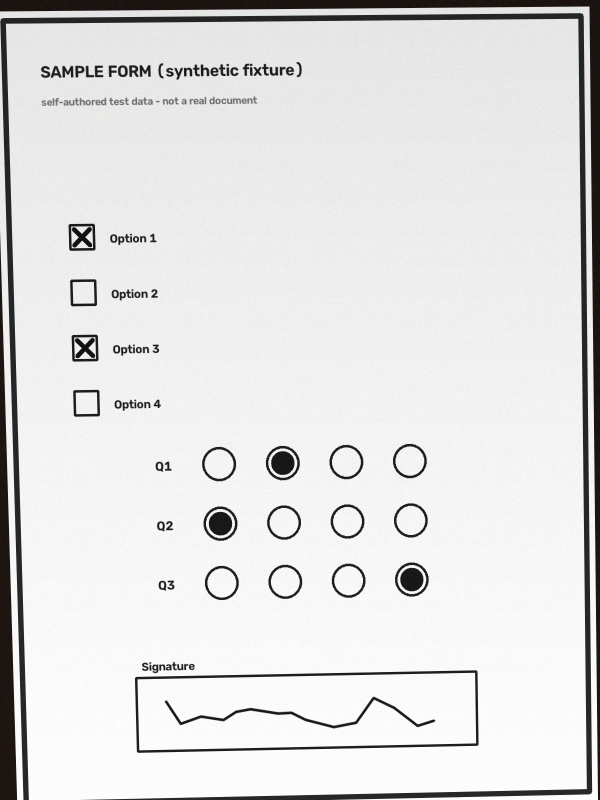
#> input picture sample_inputs/form_clean.png, 1200 x 1600 px (shown at 1/2 size)
$ python -i pipeline.py   (imports and definitions only)
#> lines starting #> are read from the running program, lines starting #| are printed output that depends on the picture; after the words box and inside, x2 and y2 are one past the last pixel; in counts of white or black regions, pixels touching at a corner belong together
"""FormLens vision core: OpenCV 5 paper-form analysis.

Pipeline
--------
1. Decode upload -> BGR, downscale to a working size.
2. Document rectification: largest quadrilateral contour -> perspective warp
   to a fixed 1200x1600 canvas (falls back to the raw image, flagged).
3. Adaptive Gaussian thresholding (handles shadows / uneven light).
4. Field detection on the rectified binary image:
   - checkboxes: small square contours -> fill-ratio classification
   - OMR bubbles: circular contours grouped into rows -> darkest = selected
   - signature box: wide rectangle -> dark-pixel density classification
5. Per-field confidence from the distance of the fill metric to its
   decision threshold.
6. Annotated output image with color-coded boxes and labels.

Everything is generic contour analysis; no template coordinates are used.
"""
from __future__ import annotations

import cv2
import numpy as np

WARP_W, WARP_H = 1200, 1600
MAX_DIM = 1600

# Decision thresholds (documented; tuned on self-authored synthetic fixtures)
CHECK_FILL_T = 0.15    # center-region fill ratio above this -> checked
BUBBLE_DARK_T = 150.0  # bubble mean-gray below this -> candidate for filled
SIG_DENSITY_T = 0.015  # signature-region ink density above this -> present
AMBIGUITY_T = 0.75   # confidence below this -> flag field for human review


def _conf(dist: float, scale: float) -> float:
    """Map distance-from-threshold to a 0.55..0.99 confidence."""
    return round(0.55 + 0.44 * min(1.0, max(0.0, dist) / scale), 2)


# [13 lines left out: function decode_image, not called in this run]


def _order_points(pts: np.ndarray) -> np.ndarray:
    r = pts.reshape(4, 2).astype(np.float32)
    s = r.sum(axis=1)            # x + y
    d = np.diff(r, axis=1).ravel()  # y - x
    # tl: min sum; tr: min (y-x); br: max sum; bl: max (y-x)
    return np.array([r[np.argmin(s)], r[np.argmin(d)],
                     r[np.argmax(s)], r[np.argmax(d)]], dtype=np.float32)


def rectify(gray: np.ndarray) -> tuple[np.ndarray, bool]:
    """Warp the detected document to WARP_W x WARP_H. Returns (img, found).

    Finds the bright page region (OTSU + morphological close to fill text),
    so the dark photo background does not merge into the page contour.
    """
    blur = cv2.GaussianBlur(gray, (7, 7), 0)
    _, th = cv2.threshold(blur, 0, 255,
                          cv2.THRESH_BINARY + cv2.THRESH_OTSU)
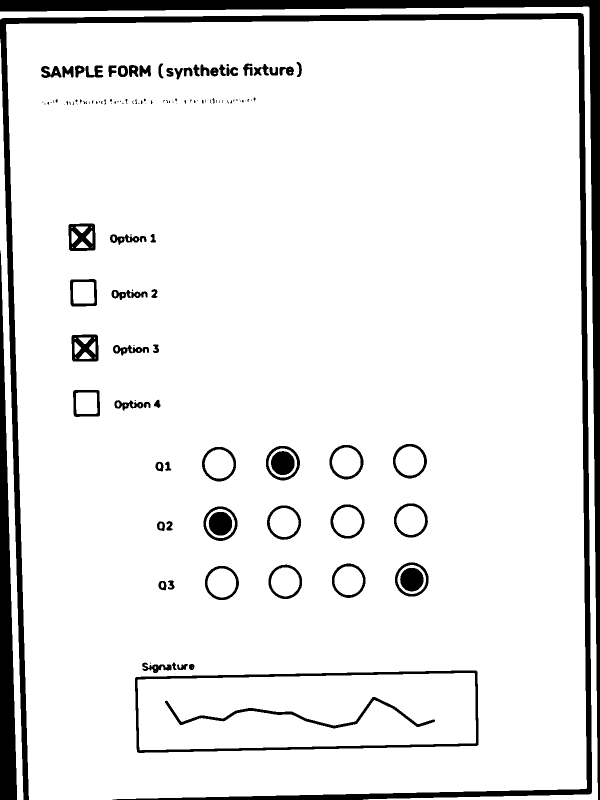
#> th: shape (1600, 1200) (shown at 1/2 size); 91.3% white; 137 black regions (65 under 20 px), largest, box (x1, y1, x2, y2) and area: (0, 26, 1184, 1600) 56419, (0, 0, 1200, 1600) 42130, (0, 501, 34, 1600) 19776
    th = cv2.morphologyEx(th, cv2.MORPH_CLOSE,
                          cv2.getStructuringElement(cv2.MORPH_RECT, (31, 31)))
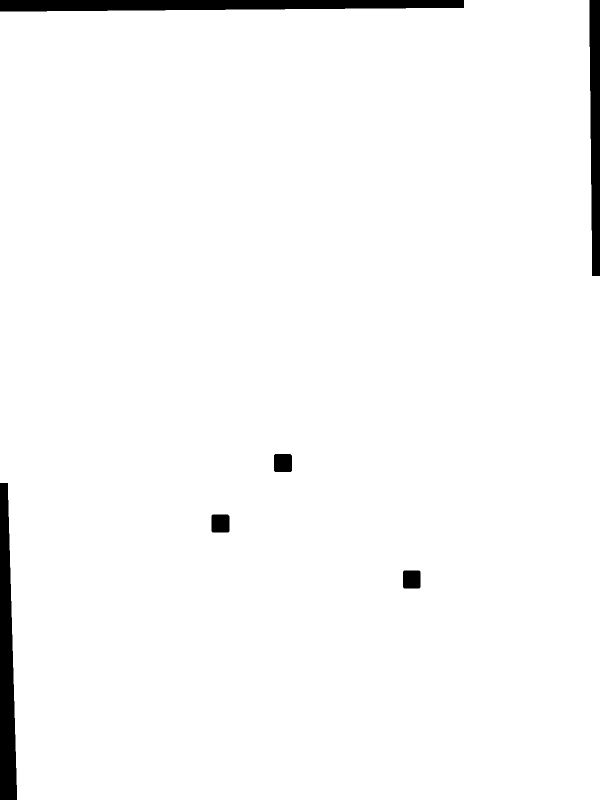
#> th: shape (1600, 1200) (shown at 1/2 size); 97.5% white; 6 black regions
    contours, _ = cv2.findContours(th, cv2.RETR_EXTERNAL,
                                   cv2.CHAIN_APPROX_SIMPLE)
#> contours = 1 contour; box (x1, y1, x2, y2) and area: (0, 0, 1200, 1600) 1873180
    h, w = gray.shape
#> h = 1600; w = 1200
    page_area = h * w
#> page_area = 1920000
    best, best_area = None, 0
    for c in contours:
        area = cv2.contourArea(c)
        if area < 0.25 * page_area or area > 0.995 * page_area:
            continue
        peri = cv2.arcLength(c, True)
        approx = cv2.approxPolyDP(c, 0.02 * peri, True)
        if len(approx) == 4 and area > best_area:
            best, best_area = approx, area
#> this loop made 1 pass
#> (area, peri, best, best_area) on pass 1: (1873179.5, 5576.7, [[1178, 0], [0, 23], [34, 1599], [1199, 1599]], 1873179.5)
#> after the loop, best_area = 1873179.5
    if best is None:
        # Fallback: resize raw frame to the working canvas.
        return cv2.resize(gray, (WARP_W, WARP_H)), False
    src = _order_points(best)
#> in _order_points, `r = pts.reshape(4, 2).astype(np.float32)`: r = [[1178, 0], [0, 23], [34, 1599], [1199, 1599]]
#> in _order_points, `s = r.sum(axis=1)`: s = [1178, 23, 1633, 2798]
#> in _order_points, `d = np.diff(r, axis=1).ravel()`: d = [-1178, 23, 1565, 400]
#> src = [[0, 23], [1178, 0], [1199, 1599], [34, 1599]]
    dst = np.array([[0, 0], [WARP_W, 0], [WARP_W, WARP_H], [0, WARP_H]],
                   dtype=np.float32)
    m = cv2.getPerspectiveTransform(src, dst)
#> m = [[1.03, -0.0223, 0.513], [0.0196, 1, -23.07], [1.22e-05, -7.43e-06, 1]]
    return cv2.warpPerspective(gray, m, (WARP_W, WARP_H)), True


# [273 lines left out: functions _center_fill, _ink_density, _iou, find_checkboxes, _dedup, find_bubbles and 3 more, not called in this run]

>>> import cv2
>>> picture = cv2.imread('../sample_inputs/form_clean.png', cv2.IMREAD_GRAYSCALE)
>>> result = rectify(picture)

$ run again, on sample_inputs/form_rotated.png
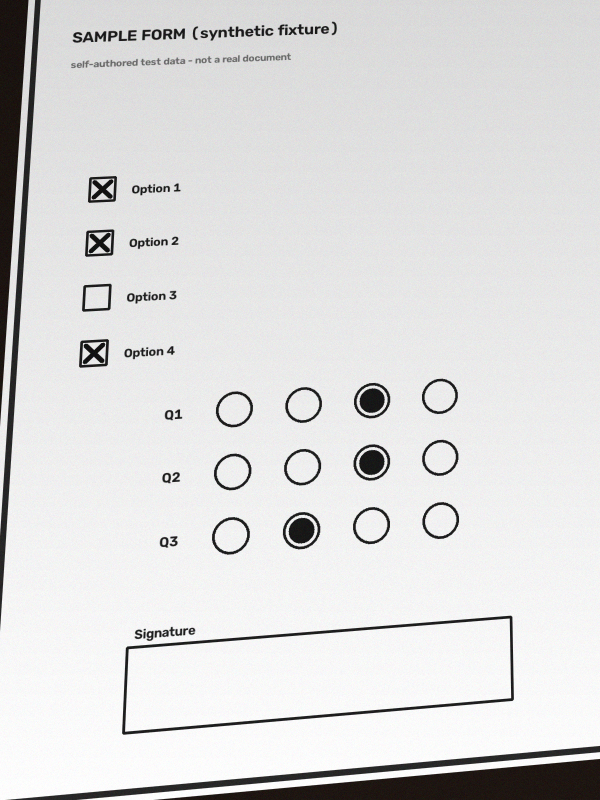
#> input picture sample_inputs/form_rotated.png, 1200 x 1600 px (shown at 1/2 size)
#> in rectify, `_, th = cv2.threshold(blur, 0, 255, cv2.THRESH_BINARY + cv2.THRESH_OTSU)`:
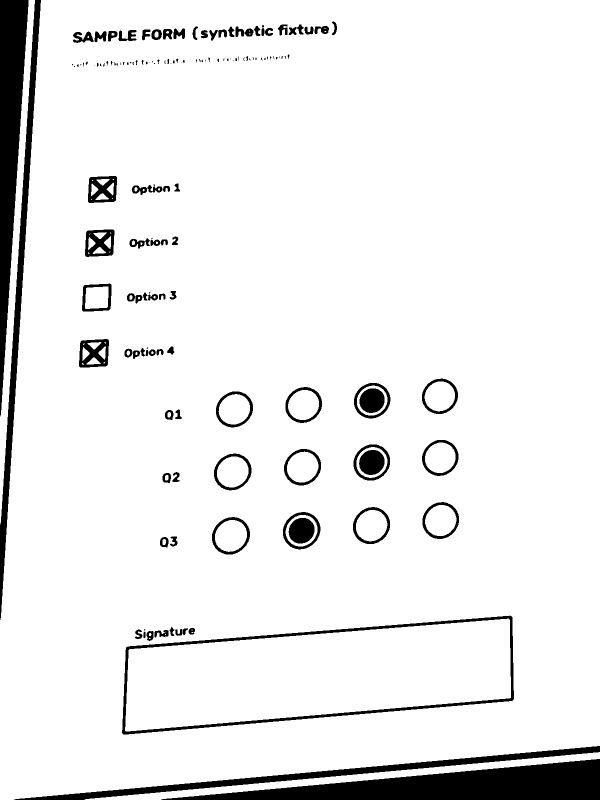
#> th: shape (1600, 1200) (shown at 1/2 size); 92.7% white; 145 black regions (58 under 20 px), largest, box (x1, y1, x2, y2) and area: (322, 1518, 1200, 1600) 36717, (0, 0, 57, 833) 24586, (0, 0, 82, 1240) 14203
#> in rectify, `th = cv2.morphologyEx(th, cv2.MORPH_CLOSE, cv2.getStructuringElement(c..`:
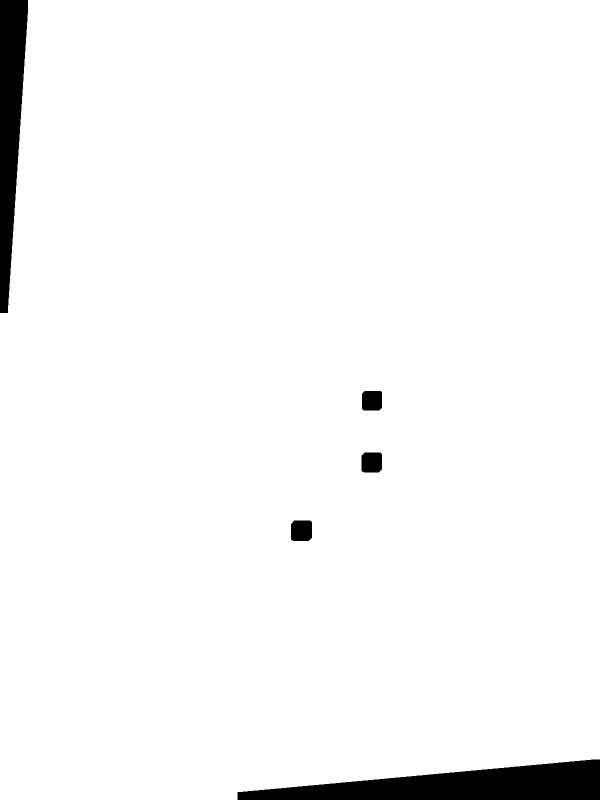
#> th: shape (1600, 1200) (shown at 1/2 size); 96.7% white; 5 black regions
#> contours = 1 contour; box (x1, y1, x2, y2) and area: (0, 0, 1200, 1600) 1859034
#> the loop in rectify, `for c in contours:` made 1 pass
#> (area, peri, best, best_area) on pass 1: (1859033.5, 5533.3, [[56, 0], [0, 1599], [1199, 1518], [1199, 0]], 1859033.5)
#> after the loop in rectify, `for c in contours:`: best_area = 1859033.5
#> r = [[56, 0], [0, 1599], [1199, 1518], [1199, 0]]
#> s = [56, 1599, 2717, 1199]
#> d = [-56, 1599, 319, -1199]
#> src = [[56, 0], [1199, 0], [1199, 1518], [0, 1599]]
#> m = [[0.997, 0.0349, -55.81], [0, 1.05, 0], [-4.22e-05, 2.91e-05, 1]]

$ run again, on sample_inputs/form_shadow.png
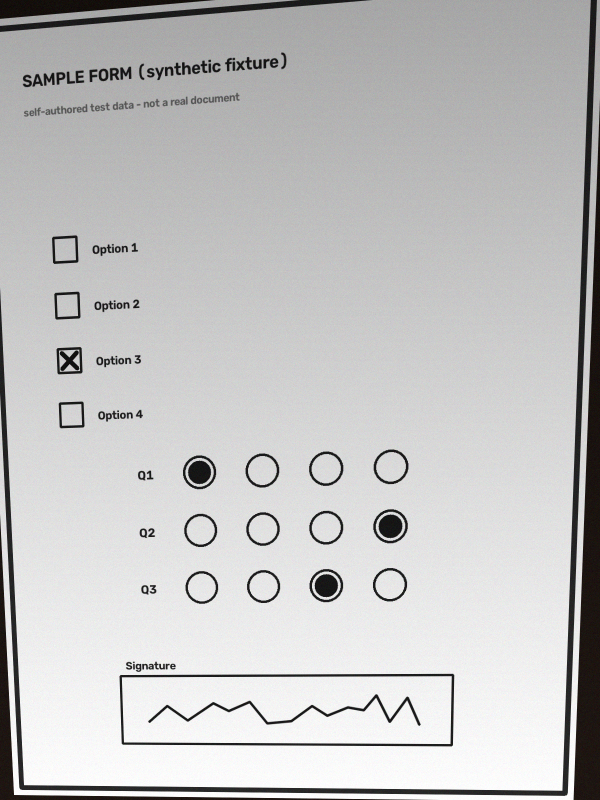
#> input picture sample_inputs/form_shadow.png, 1200 x 1600 px (shown at 1/2 size)
#> in rectify, `_, th = cv2.threshold(blur, 0, 255, cv2.THRESH_BINARY + cv2.THRESH_OTSU)`:
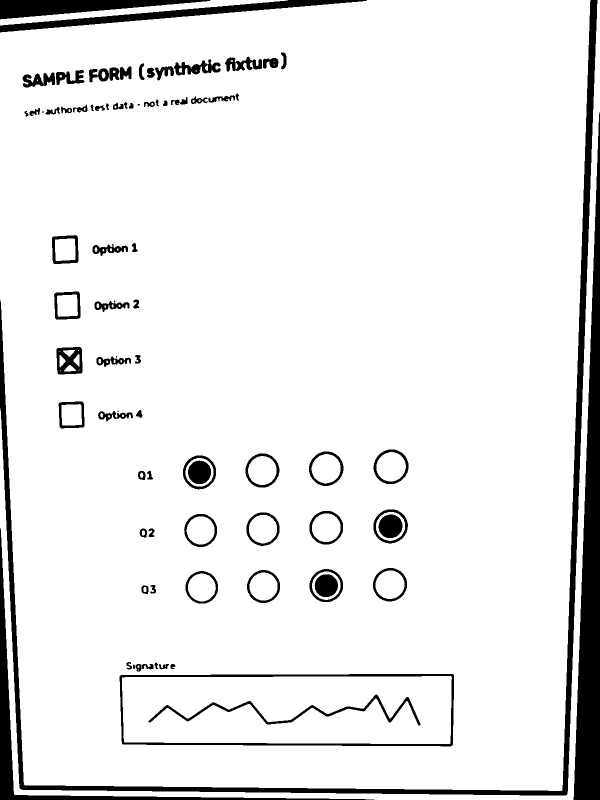
#> th: shape (1600, 1200) (shown at 1/2 size); 92% white; 83 black regions (5 under 20 px), largest, box (x1, y1, x2, y2) and area: (0, 0, 1195, 1591) 38170, (1147, 224, 1200, 1600) 37408, (0, 1056, 749, 1600) 12204
#> in rectify, `th = cv2.morphologyEx(th, cv2.MORPH_CLOSE, cv2.getStructuringElement(c..`:
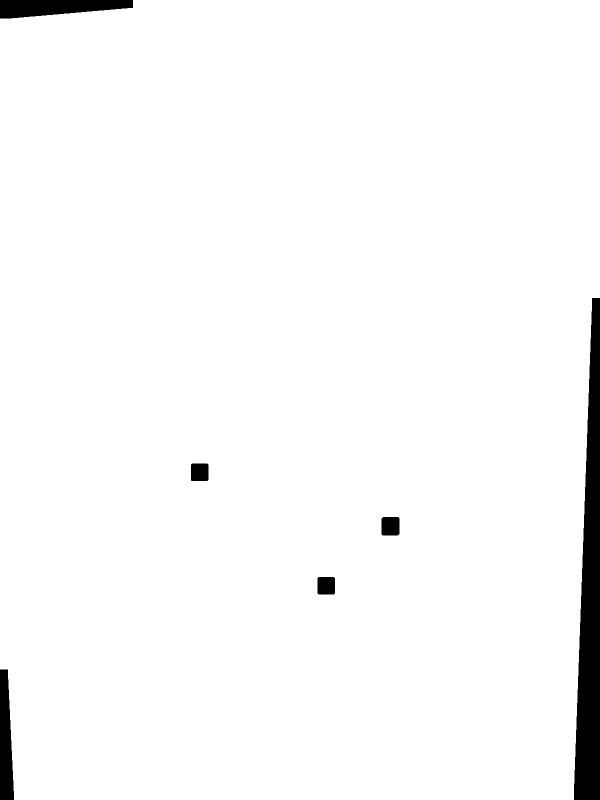
#> th: shape (1600, 1200) (shown at 1/2 size); 97.4% white; 6 black regions
#> contours = 1 contour; box (x1, y1, x2, y2) and area: (0, 0, 1200, 1600) 1870104
#> the loop in rectify, `for c in contours:` made 1 pass
#> (area, peri, best, best_area) on pass 1: (1870104, 5553.8, [[0, 37], [28, 1599], [1147, 1599], [1199, 0]], 1870104)
#> after the loop in rectify, `for c in contours:`: best_area = 1870104
#> r = [[0, 37], [28, 1599], [1147, 1599], [1199, 0]]
#> s = [37, 1627, 2746, 1199]
#> d = [37, 1571, 452, -1199]
#> src = [[0, 37], [1199, 0], [1147, 1599], [28, 1599]]
#> m = [[1.02, -0.0183, 0.678], [0.0295, 0.955, -35.33], [1.84e-05, -4.24e-05, 1]]
